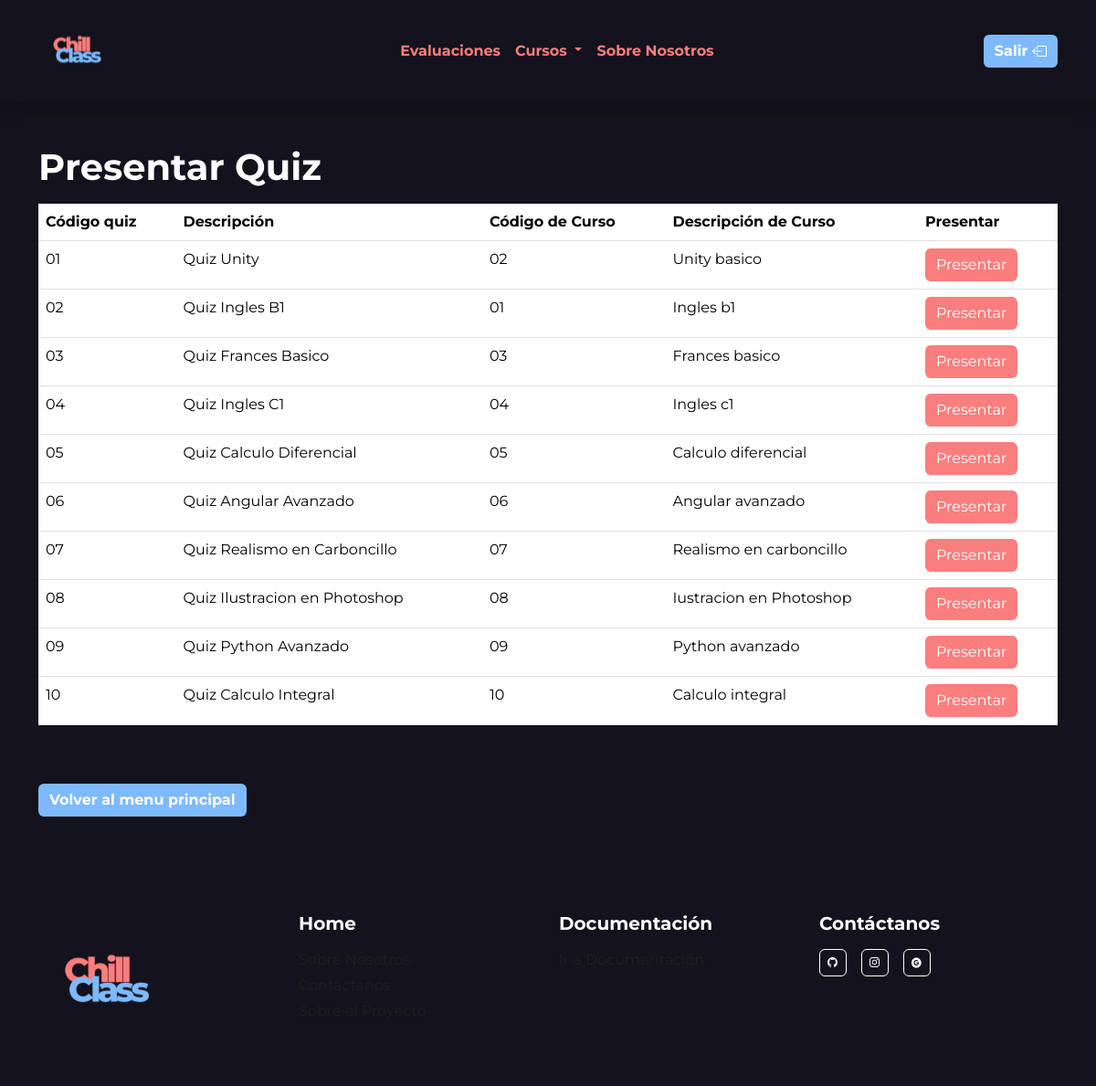
The app's page /presentar_chillclass.php (signed in) with its own data.
### tables this page shows
CREATE TABLE `quiz` (
  `cod_quiz` varchar(10) NOT NULL,
  `titulo` varchar(100) NOT NULL,
  `cod_pregunta` varchar(10) NOT NULL,
  `pregunta` varchar(100) DEFAULT NULL,
  `A` text DEFAULT NULL,
  `B` text DEFAULT NULL,
  `C` text DEFAULT NULL,
  `respuesta_correcta` text DEFAULT NULL,
  `cod_curso` varchar(10) DEFAULT NULL,
  PRIMARY KEY (`cod_quiz`,`cod_pregunta`),
  KEY `cod_curso` (`cod_curso`),
  CONSTRAINT `quiz_ibfk_1` FOREIGN KEY (`cod_curso`) REFERENCES `curso` (`cod_curso`),
  CONSTRAINT `quiz_ibfk_2` FOREIGN KEY (`cod_quiz`) REFERENCES `quiz_general` (`cod_quiz`)
);

CREATE TABLE `curso` (
  `cod_curso` varchar(10) NOT NULL,
  `descripcion` varchar(50) NOT NULL,
  `cod_academia` varchar(10) DEFAULT NULL,
  `fecha_creacion` datetime DEFAULT NULL,
  `duracion_curso` int(3) DEFAULT NULL,
  `cod_tematica` varchar(10) DEFAULT NULL,
  `cod_estado` varchar(10) DEFAULT NULL,
  `video` varchar(200) NOT NULL,
  PRIMARY KEY (`cod_curso`),
  KEY `cod_academia` (`cod_academia`),
  KEY `cod_tematica` (`cod_tematica`),
  KEY `cod_estado` (`cod_estado`),
  CONSTRAINT `curso_ibfk_1` FOREIGN KEY (`cod_academia`) REFERENCES `academia` (`cod_academia`),
  CONSTRAINT `curso_ibfk_2` FOREIGN KEY (`cod_tematica`) REFERENCES `tematica` (`cod_tematica`),
  CONSTRAINT `curso_ibfk_3` FOREIGN KEY (`cod_estado`) REFERENCES `estado` (`cod_estado`)
);

### presentar_chillclass.php (the view, shortened to what this page needs)
<!DOCTYPE html>
<html>
    <head>
    <link rel="stylesheet" href="./assets/styles/normalize.css">
    <link rel="stylesheet" href="./assets/styles/styles.css">
    <link rel="stylesheet" href="./assets/libs/node_modules/bootstrap/dist/css/bootstrap.css">
    <link rel="stylesheet" href="https://cdn.jsdelivr.net/npm/bootstrap-icons@1.10.5/font/bootstrap-icons.css">
    <link rel="stylesheet" href="https://pro.fontawesome.com/releases/v5.10.0/css/all.css" />
    <link rel="stylesheet" href="https://cdn.jsdelivr.net/npm/bootstrap-icons@1.10.5/font/bootstrap-icons.css">
</head>
<body class="oscuro">
    <nav class="navbar sticky-top navbar-expand-lg oscuro shadow justify-content-between">
        <div class="container">
            <a class="navbar-brand" href="index_persona.php">
                <img src="./assets/img/logo/Logo-colores.svg" alt="Bootstrap" width="85" height="85">
            </a>
            <div class="collapse navbar-collapse align-items-center justify-content-center" id="navbarNavAltMarkup">
                <ul class="navbar-nav menu text-center">
                    <li class="nav-item dropdown">
                        <a class="nav-link fw-bold " href="presentar_chillclass.php" role="button"  aria-expanded="false">
                            Evaluaciones
                        </a>
                    </li>
                    <li class="nav-item dropdown">
                        <a class="nav-link fw-bold dropdown-toggle" href="#" role="button" data-bs-toggle="dropdown" aria-expanded="false">
                            Cursos
                        </a>
                    </li>
                    <li class="nav-item">
                        <a class="nav-link fw-bold" href="../chillclass/sobre_nosotros.php">Sobre Nosotros</a>
                    </li>
                </ul>
            </div>
            <a href="index_persona.php" class="btn btn-secondary fw-bold ">
                Salir
            </a>
        </div>
    </nav>
     <div class="container mt-sm-5" >
        <form id="forma" class="mt-10" name="forma" action="presentar1_chillclass.php">
            <?php
            if (isset($_SESSION['id'])){
            echo'<h1 class="fw-bold tx-blanco">Presentar Quiz</h1>';
            }
            else {
                echo'<h1 class="fw-bold tx-blanco">Para presentar los quizes debes <a href="admin/usuario/registro.php" class="span span-rosado">registrarte</a></h1>';
            }
            ?>
            <?php
                $mysql_host = 'localhost';
                $mysql_user = 'root';
                $password = '';
                $dbhandle = mysqli_connect ($mysql_host, $mysql_user, $password) or die('Problemas de conexión con BD');
                $result = mysqli_query($dbhandle,"select a.cod_quiz, a.titulo, a.cod_pregunta, a.pregunta, a.A, a.B, a.C, a.respuesta_correcta, a.cod_curso, b.descripcion as descur FROM quiz a, curso b where a.cod_curso = b.cod_curso group by a.cod_quiz") or die( mysqli_error($dbhandle));
                echo "<table class='table tx-blanco mt-3'>";
                echo "<tr><th>Código quiz</th>
                <th>Descripción</th>
                <th>Código de Curso</th>
                <th>Descripción de Curso</th>";
                echo"<th>"; if (isset($_SESSION['id'])){ echo"Presentar"; }echo"</th>
                </tr>";
                while ($row = mysqli_fetch_array($result, MYSQLI_ASSOC)) {
                    echo "<td>".$row['cod_quiz']."</td>";
                    echo "<td>".$row['titulo']."</td>";
                    echo "<td>".$row['cod_curso']."</td>";
                    echo "<td>".$row['descur']."</td>";
                    if (isset($_SESSION['id'])) {
                    echo "</td><td> <div class='col-12'><a class='btn btn-primary' href='presentar1_chillclass.php?cod_quiz=".$row['cod_quiz']."'>Presentar </a></div> </td>";
                    }
                    echo "<tr>";
                }
                echo "</table>";
            ?>
            <a href="index_persona.php" class="btn btn-secondary fw-bold mt-sm-5">Volver al menu principal</a>
        </form>
    </div>
     <div class="container">
        <hr>
    </div>
    <footer class="d-flex pt-5 pb-0 h-100 footer oscuro">
        <div class="container align-self-center">
            <div class="row mb-3">
                <div class="col-lg-3 col-sm-6 my-4 logo-footer">
                    <img src="../ChillClass/assets/img/logo/logo-colores.svg" alt="" />
                </div>
                <div class="col-lg-3 col-sm-6 my-4">
                    <h5 class="fw-bold mb-3">Home</h5>
                    <ul class="list-unstyled">
                        <li class="mb-1">
                            <a href="sobre_nosotros.php" class="text-muted text-decoration-none">Sobre Nosotros</a>
                        </li>
                        <li class="mb-1">
                            <a href="index_persona.php#container" class="text-muted text-decoration-none">Contáctanos</a>
                        </li>
                        <li class="mb-1">
                            <a href="sobre_proyecto.php" class="text-muted text-decoration-none">Sobre el Proyecto</a>
                        </li>
                    </ul>
                </div>
                <div class="col-lg-3 col-sm-6 my-4">
                    <h5 class="fw-bold mb-3">Documentación</h5>
                    <ul class="list-unstyled">
                        <li class="mb-1">
                            <a href="https://docs.google.com/document/d/1sqLwSy_Q5eLTpqxP39eaf5vfEv-BDRwEl8VjLPTVrk0/edit?usp=sharing" class="text-muted text-decoration-none" target="_blank">Ir a Documentación</a>
                        </li>
                    </ul>
                </div>
                <div class="col-lg-3 col-sm-6 my-4">
                    <h5 class="fw-bold mb-3">Contáctanos</h5>
                    <div class="social-container">
                        <a href="https://github.com/haderrenteria13/ChillClass" class="social-link" target="_blank"></a>
                        <a href="https://instagram.com/chillclass.php/" class="social-link" target="_blank"></a>
                        <a href="mailto:chillclass3@gmail.com" class="social-link"></a>
                    </div>
                </div>
            </div>
        </div>
    </footer>
</body>
</html

### assets/styles/styles.css (style rules this page uses)
:root { --Light-Blue: #7EBAFB; --Ligt-Pink: #FB7E7E; --Gray-Nigt: #14121C; --Gray-Nigt-Input: rgba(20, 18, 28, 0.9); --White: #FFFFFF; --Black: #000000; }
* { font-family: 'Montserrat', sans-serif; }
.oscuro { background: var(--Gray-Nigt) !important; }
.tx-blanco { color: var(--White) !important; }
.btn-primary { background: var(--Ligt-Pink) !important; border: var(--Ligt-Pink) !important; }
.btn-secondary { background: var(--Light-Blue) !important; border: var(--Light-Blue) !important; }
.menu li a { transition: all 0.3s ease; color: var(--Ligt-Pink); }
.footer { color: var(--White); }
.logo-footer img { width: 150px; height: 150px; }
.social-container { display: flex; height: 30px; }
.social-link { height: 100%; width: 30px; background-image: url(../img/iconos/github-icon-blanco.svg); border: 1px solid var(--White); border-radius: 6px; background-size: 40%; background-position: center; margin-right: 1rem; background-repeat: no-repeat; }
footer .social-link:nth-of-type(2) { background-image: url(../img/iconos/instagram-icon.svg); }
footer .social-link:nth-of-type(3) { background-image: url(../img/iconos/logo-google.svg); }

### records on screen
quiz: cod_quiz "01", titulo "Quiz Unity", cod_curso "02", cod_curso.descripcion "Unity basico"
quiz: cod_quiz "02", titulo "Quiz Ingles B1", cod_curso "01", cod_curso.descripcion "Ingles b1"
quiz: cod_quiz "03", titulo "Quiz Frances Basico", cod_curso "03", cod_curso.descripcion "Frances basico"
quiz: cod_quiz "04", titulo "Quiz Ingles C1", cod_curso "04", cod_curso.descripcion "Ingles c1"
quiz: cod_quiz "05", titulo "Quiz Calculo Diferencial", cod_curso "05", cod_curso.descripcion "Calculo diferencial"
quiz: cod_quiz "06", titulo "Quiz Angular Avanzado", cod_curso "06", cod_curso.descripcion "Angular avanzado"
quiz: cod_quiz "07", titulo "Quiz Realismo en Carboncillo", cod_curso "07", cod_curso.descripcion "Realismo en carboncillo"
quiz: cod_quiz "08", titulo "Quiz Ilustracion en Photoshop", cod_curso "08", cod_curso.descripcion "Iustracion en Photoshop"
quiz: cod_quiz "09", titulo "Quiz Python Avanzado", cod_curso "09", cod_curso.descripcion "Python avanzado"
quiz: cod_quiz "10", titulo "Quiz Calculo Integral", cod_curso "10", cod_curso.descripcion "Calculo integral"
